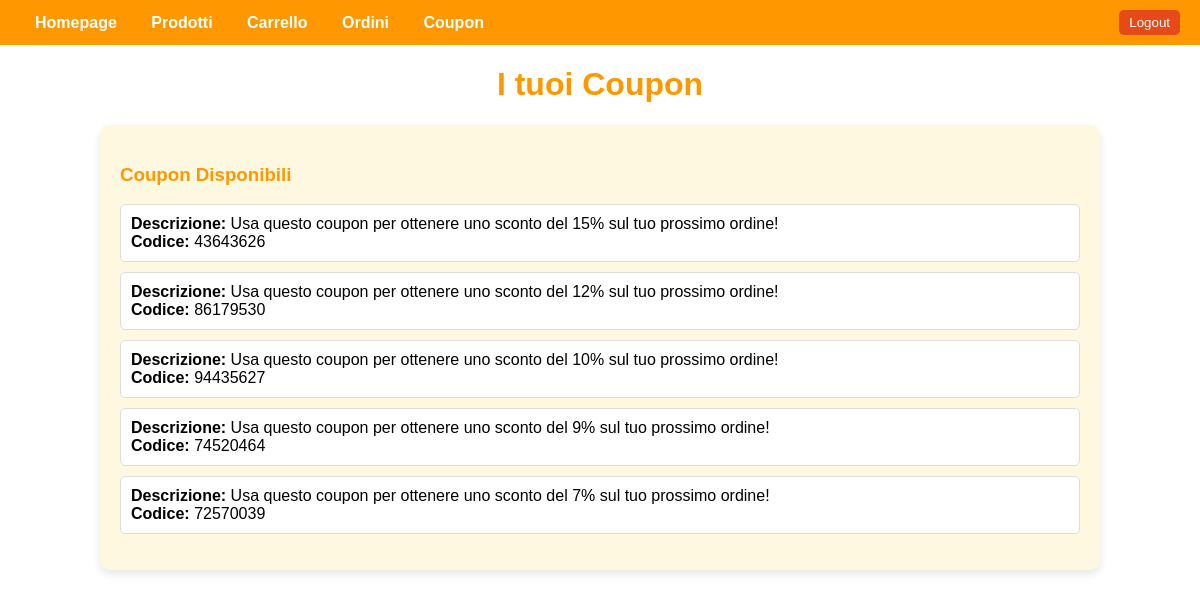
/coupon/ (signed in), run on the app's committed database.
### gestione/models.py (models this page shows, shortened)
class Coupon(models.Model):
    code = models.CharField(max_length=8, unique=True)
    discount = models.IntegerField()  # Percentuale di sconto come numero intero
    description = models.TextField(blank=True, null=True)  # Descrizione del coupon
    is_active = models.BooleanField(default=True)
    revealed_by = models.ManyToManyField(User, related_name='revealed_coupons', blank=True)

### PROGETTO/views.py (the view)
# urls.py: path('coupon/', views.coupon_page, name='coupon_page'),
@login_required
def coupon_page(request):
    cart = Cart.objects.get(user=request.user)
    revealed_coupons = request.user.revealed_coupons.filter(is_active=True).exclude(id=cart.coupon.id if cart.coupon else None)
    context = {
        'revealed_coupons': revealed_coupons,
    }
    return render(request, 'coupon_page.html', context)

### templates/coupon_page.html (shortened to what this page needs)
{% extends 'base.html' %}
{% block content %}
<h1 style="text-align: center; color: #ff9800;">I tuoi Coupon</h1>
<div style="width: 80%; margin: 20px auto; background-color: #fff8e1; padding: 20px; border-radius: 10px; box-shadow: 0 4px 8px rgba(0, 0, 0, 0.1);">
    {% if revealed_coupons %}
        <h3 style="color: #ff9800;">Coupon Disponibili</h3>
        <ul style="list-style: none; padding: 0;">
            {% for coupon in revealed_coupons %}
                {% if coupon.is_active %}
                    <li style="margin-bottom: 10px; padding: 10px; background-color: #ffffff; border: 1px solid #ddd; border-radius: 5px;">
                        <strong>Descrizione:</strong> {{ coupon.description }}<br>
                        <strong>Codice:</strong> {{ coupon.code }}
                    </li>
                {% endif %}
            {% endfor %}
        </ul>
    {% else %}
        <p style="text-align: center; color: red;">Non ci sono coupon disponibili.</p>
    {% endif %}
</div>
{% endblock %}

### templates/base.html (style rules this page uses)
body { font-family: Arial, sans-serif; margin: 0; padding: 0; }

### data on the page
Coupon: description "Usa questo coupon per ottenere uno sconto del 15% sul tuo prossimo ordine!", code "43643626"
Coupon: description "Usa questo coupon per ottenere uno sconto del 12% sul tuo prossimo ordine!", code "86179530"
Coupon: description "Usa questo coupon per ottenere uno sconto del 10% sul tuo prossimo ordine!", code "94435627"
Coupon: description "Usa questo coupon per ottenere uno sconto del 9% sul tuo prossimo ordine!", code "74520464"
Coupon: description "Usa questo coupon per ottenere uno sconto del 7% sul tuo prossimo ordine!", code "72570039"
